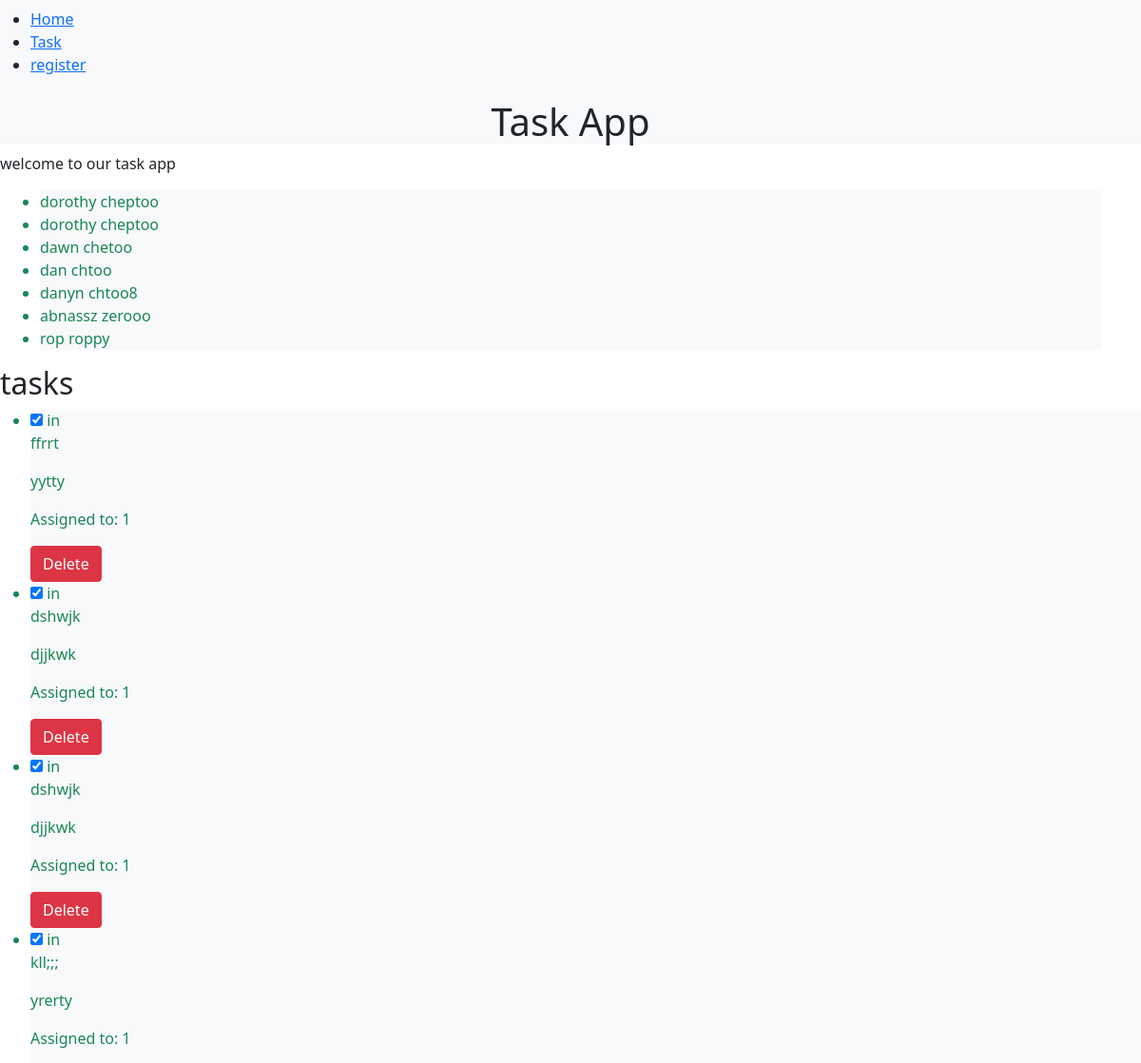
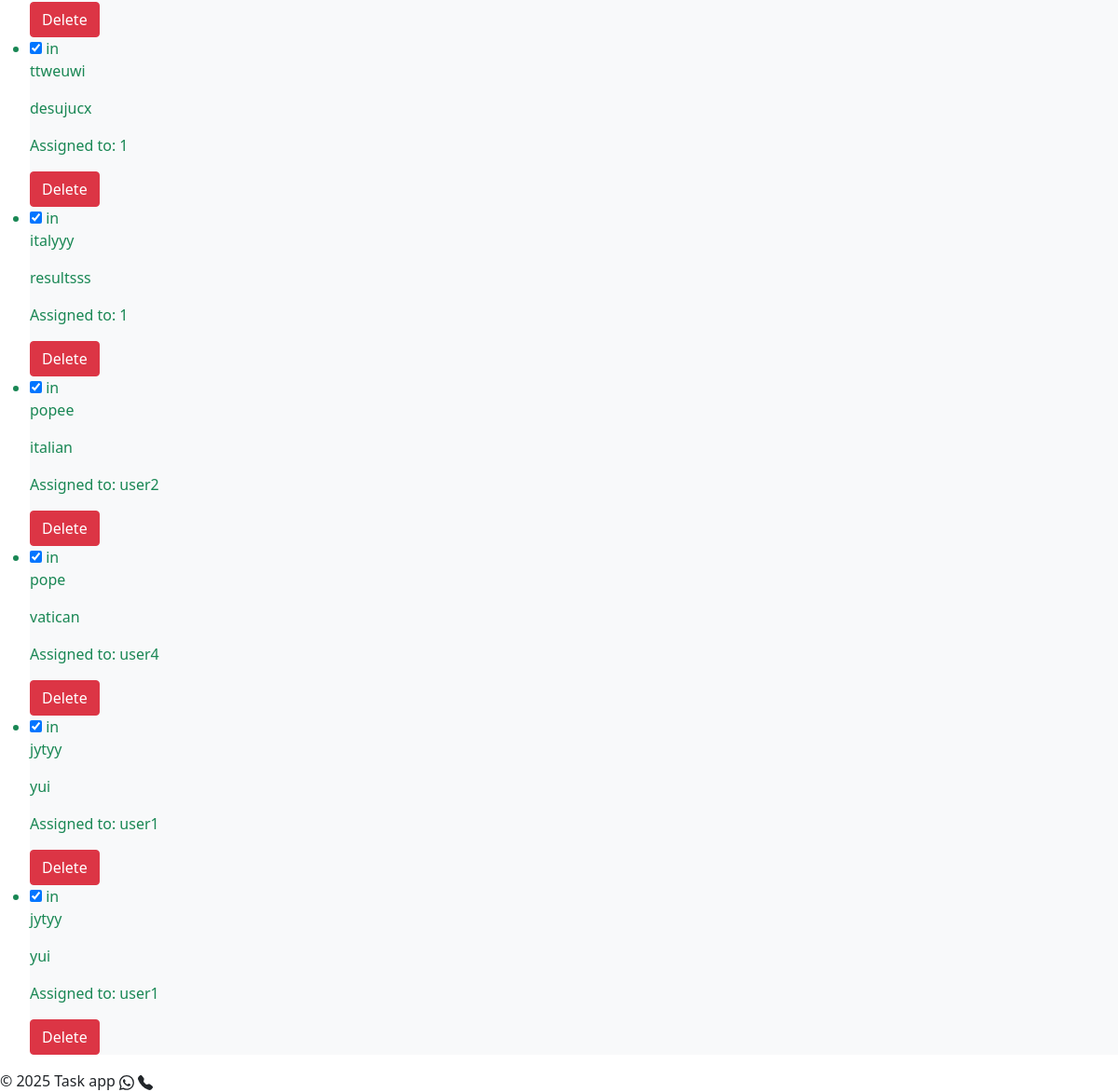
Before: / with the older database file (2 pictures, top to bottom).
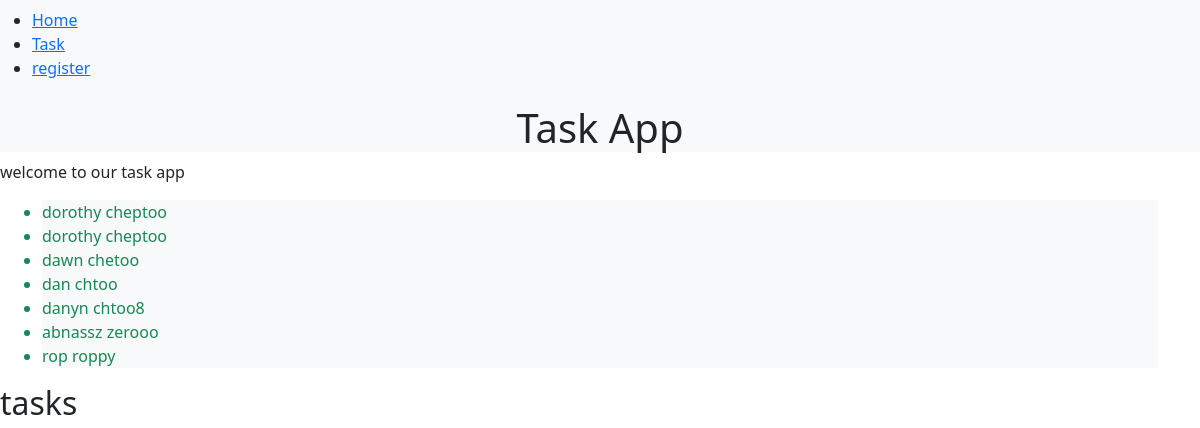
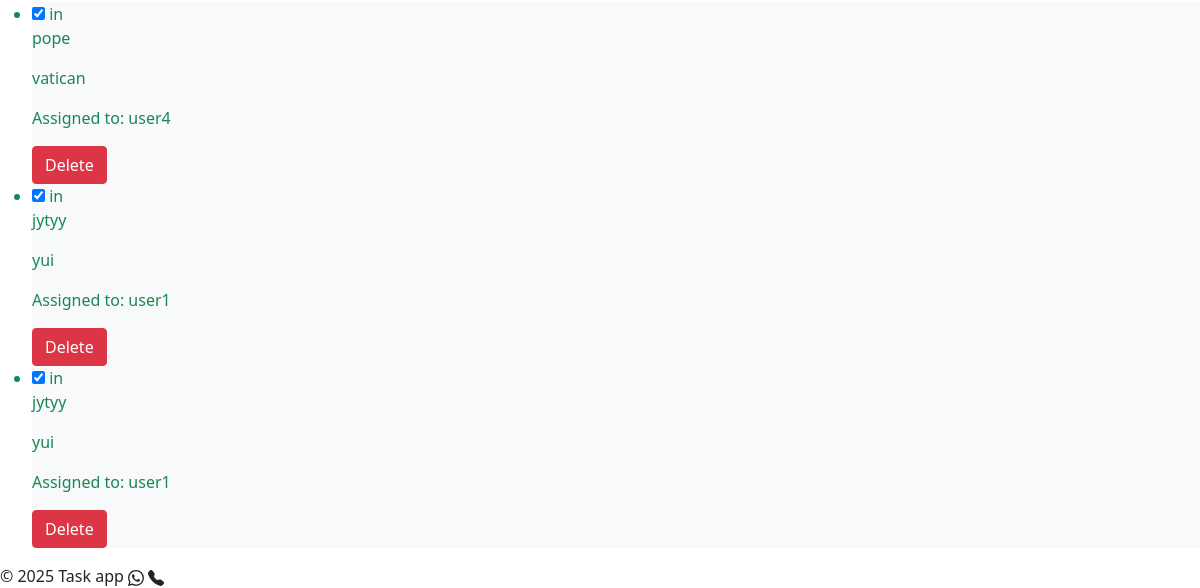
After: the same page with the newer database file (2 pictures, top to bottom).
### app/models.py (models this page shows, shortened)
class User(db.Model):
    id = db.Column(db.Integer, primary_key=True)
    username = db.Column(db.String(50), nullable=False ,unique=True)
    firstname = db.Column(db.String(50), nullable=False)  # Uncommented firstname
    lastname = db.Column(db.String(50), nullable=False)   # Uncommented lastname
    password = db.Column(db.String(100), nullable=False)
    task = db.relationship('Task', backref='user', lazy=True)
    def __repr__(self):
        return f' {self.firstname} {self.lastname}'

class Task(db.Model):
    id = db.Column(db.Integer, primary_key=True)
    title = db.Column(db.String(100), nullable=False)
    description = db.Column(db.Text, nullable=False)
    completed = db.Column(db.Boolean,default=False)
    user_id = db.Column(db.Integer, db.ForeignKey('user.id') )

### app/routes.py (the view)
@app.route('/')
def home():
    users = User.query.all()
    tasks = Task.query.all()
    return render_template('index.html', users=users, tasks=tasks, title = 'Home')

### app/templates/index.html (shortened to what this page needs)
{% extends "base.html" %} {% block content %}
<h1  class="text-center bg-light">Task App</h1>
<p>welcome to our task app</p>
<ul class="container">
    {% for user in users %}
        <li style="list-style-type: symbols();" class="text-success bg-light">
        {{ user}}
 {% endfor %}
    </ul>
<h2>tasks</h2>
    <ul>
        {% for task in tasks|reverse %}
            <li style="list-style-type: symbols();" class="text-success bg-light">
                <div>
                    <form action="{{ url_for( 'toggle_task' , task_id=task.id)}}" method="post" style="display: inline;">
                        <input type="checkbox" name="completed" id="task-{{ task.id }}" onchange="this.form.submit()" {% if task.completed %}checked{% endif %}>
                       in
                    </form>
                    <p>{{ task.title }}</p>
             <p>{{ task.description }}</p>
             <p>Assigned to: {{ task.user_id }}</p>
             </div>
                <div>
                    <form action="{{ url_for('delete_task', task_id=task.id) }}" method="post" style="display: inline;" onsubmit="console.log('Submitting delete form'); return confirm('Are you sure you want to delete this user?');">
                        <input type="submit" value="Delete" class="btn btn-danger" id="delete-{{ task.id }}">
                    </form>
                </div>
            </li>
        {% endfor %}
    </ul>
{% endblock %}

Changed rows visible on the page:
removed Task: completed "☑", title "ffrrt", description "yytty", user_id "1"
removed Task: completed "☑", title "dshwjk", description "djjkwk", user_id "1"
removed Task: completed "☑", title "dshwjk", description "djjkwk", user_id "1"
removed Task: completed "☑", title "kll;;;", description "yrerty", user_id "1"
removed Task: completed "☑", title "ttweuwi", description "desujucx", user_id "1"
removed Task: completed "☑", title "italyyy", description "resultsss", user_id "1"
removed Task: completed "☑", title "popee", description "italian", user_id "user2"
